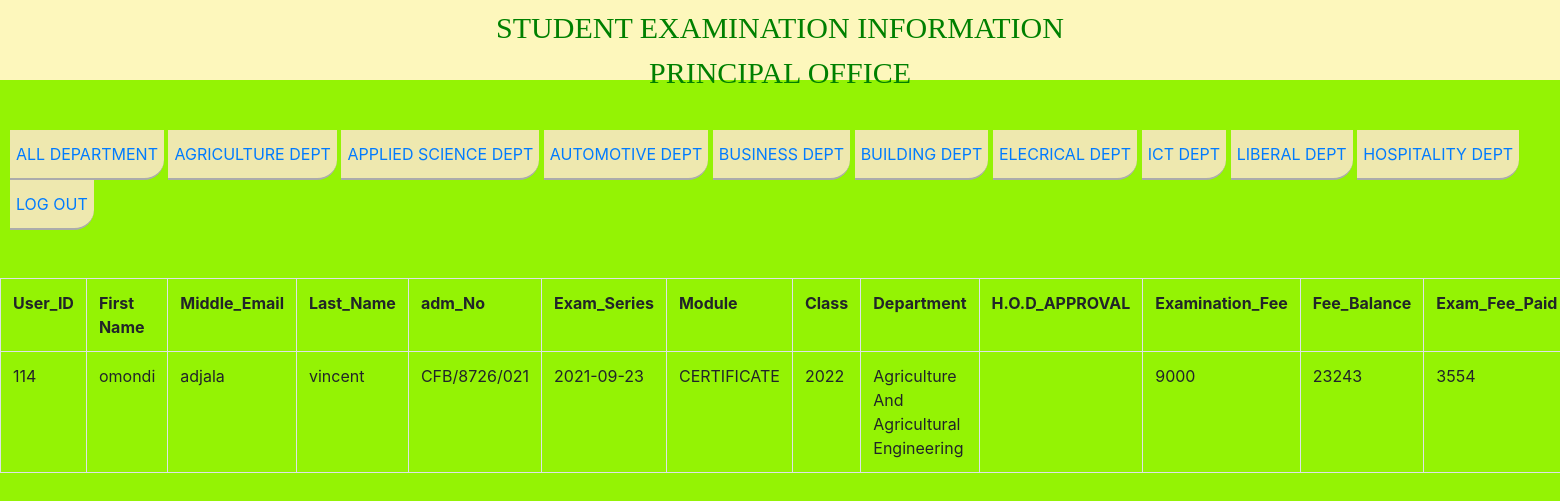
The page /agricprincipal.php on the database its author committed.
### tables this page shows
CREATE TABLE `tablestudent` (
  `User_ID` int(50) NOT NULL,
  `First_Name` varchar(50) NOT NULL,
  `Middle_Name` varchar(50) NOT NULL,
  `Last_Name` varchar(50) NOT NULL,
  `ADM_No` varchar(50) NOT NULL,
  `Exam_Series` date NOT NULL,
  `Mobile_Phone` varchar(10) NOT NULL,
  `Department` varchar(50) NOT NULL,
  `Module` varchar(50) NOT NULL,
  `Diploma` varchar(50) NOT NULL,
  `ID_No` varchar(50) NOT NULL,
  `Latest_Knec_Slip` varchar(50) NOT NULL,
  `Birth_Cert_No` varchar(50) NOT NULL,
  `Class` varchar(50) NOT NULL,
  `Hod_Module` varchar(5) NOT NULL,
  `Percentage_Class_Attendance` int(3) NOT NULL,
  `Examination_Fee` int(50) NOT NULL,
  `Approved` varchar(20) NOT NULL,
  `Reason_If_Not_Approved` text NOT NULL,
  `Hod_Name` varchar(50) NOT NULL,
  `Period_Checked_By_Hod` date NOT NULL,
  `Fee_Balance` int(50) NOT NULL,
  `Exam_Fee_Paid` int(50) NOT NULL,
  `Exam_Fee_Not_Paid` int(50) NOT NULL,
  `Accountant_Name` varchar(50) NOT NULL,
  `Date_Checked_By_Accountant` date DEFAULT NULL,
  `Index_No` varchar(50) NOT NULL,
  `Photo_No` varchar(50) NOT NULL,
  `Comment_By_Principal` varchar(100) NOT NULL,
  `Signa` varchar(50) NOT NULL,
  `Date_Checked_By_Principal` text NOT NULL
);

### agricprincipal.php (the view, shortened to what this page needs)
<?php
$con =mysqli_connect("localhost","root","","Kisiwa");
$query ="SELECT *FROM tablestudent WHERE Department='Agriculture And Agricultural Engineering'";
$result =mysqli_query($con,$query);
?>
<!DOCTYPE html>
<html lang="en">
<head>
    <link rel="stylesheet" a href="CSS/bootstrap.css">
    <link rel="stylesheet" type="text/css" href="student.css">
</head>
<body style="background-color:rgb(148, 243, 4)" >
<div class="Title">
         <p>STUDENT EXAMINATION INFORMATION<BR>PRINCIPAL OFFICE</p>
    </div>
    <br><br>
    <nav>
    <button><a href="viewprincipal.php">ALL DEPARTMENT</a> </button>
    <button><a href="agricprincipal.php">AGRICULTURE DEPT</a> </button>
    <button><a href="appliedprincipal.php">APPLIED SCIENCE DEPT </a> </button>
    <button><a href="autoprincipal.php">AUTOMOTIVE DEPT </a> </button>
    <button><a href="bussprincipal.php">BUSINESS DEPT </a> </button>
    <button><a href="buildprincipal.php">BUILDING DEPT </a> </button>
    <button><a href="electprincipal.php">ELECRICAL DEPT </a> </button>
    <button><a href="ictprincipal.php">ICT DEPT </a> </button>
    <button><a href="libprincipal.php">LIBERAL DEPT </a> </button>
    <button><a href="hosprincipal.php">HOSPITALITY DEPT </a> </button>
    <button><a href="login.html">LOG OUT</a> </button>
    </nav>
    <br><br>
        <div class="row">
            <div class="col lg-6 m-auto">
                    <table class="table table-bordered">
                        <tr>
                            <th>User_ID</th>
                            <th>First Name</th>
                            <th>Middle_Email</th>
                            <th>Last_Name</th>
                            <th>adm_No</th>
                            <th>Exam_Series</th>
                            <th>Module</th>
                            <th>Class</th>
                            <th>Department</th>
                            <th>H.O.D_APPROVAL</th>
                            <th>Examination_Fee</th>
                            <th>Fee_Balance</th>
                            <th>Exam_Fee_Paid</th>
                        </tr>
                        <?php
                           while($row=mysqli_fetch_assoc($result)){
                               $userid =$row["User_ID"];
                               $firstname=$row['First_Name'];
                               $middlename=$row['Middle_Name'];
                               $lastname=$row['Last_Name'];
                               $admno=$row['ADM_No'];
                               $examseries=$row['Exam_Series'];
                               $EXAMFEEE=$row['Examination_Fee'];
                               $module=$row['Module'];
                               $class=$row['Class'];
                               $department=$row['Department'];
                               $approval=$row['Approved'];
                               $feebalance=$row['Fee_Balance'];
                               $examfee=$row['Exam_Fee_Paid'];
                        ?>
                        <tr>
                            <td><?php echo $userid ?></td>
                            <td><?php echo $firstname ?></td>
                            <td><?php echo $lastname?></td>
                            <td><?php echo $middlename ?></td>
                            <td><?php echo $admno ?></td>
                            <td><?php echo $examseries ?></td>
                            <td><?php echo $module ?></td>
                            <td><?php echo $class ?></td>
                            <td><?php echo $department ?></td>
                            <td><?php echo $approval ?></td>
                            <td><?php echo $EXAMFEEE ?></td>
                            <td><?php echo $feebalance ?></td>
                            <td><?php echo $examfee ?></td>
                           </tr>
                        <?php
                           }
                        ?>
                    </table>
            </div>
        </div>
</body>
</html>

### student.css (style rules this page uses)
body { background-color: rgba(148, 243, 4,1.0); }
.Title { color:green; font-size: 30px; font-family: 'Times New Roman', Times, serif; background-color: rgb(253, 247, 188); margin-top: 0px; margin-bottom: 2px; text-align: center; height: 80px; width: auto; padding-top: 5px; padding-bottom: 5px; padding-bottom: 40px; }
button { border-top: none; border-left: none; border-right: none; background-color: rgb(238, 232, 175); border-bottom-right-radius:20px; color:rgb(0, 0, 2) ; height: 50PX; border-color: #ffffff; margin-left: auto; }
nav { margin-left: 10px; }

### agricprincipal.php (style rules this page uses)
table,th,td { border:1px solid white; border-collapse:collapse; }

### rows shown on the page
tablestudent: User_ID "114", First_Name "omondi", Last_Name "adjala", Middle_Name "vincent", ADM_No "CFB/8726/021", Exam_Series "2021-09-23", Module "CERTIFICATE", Class "2022", Department "Agriculture And Agricultural Engineering", Examination_Fee "9000", Fee_Balance "23243", Exam_Fee_Paid "3554"
